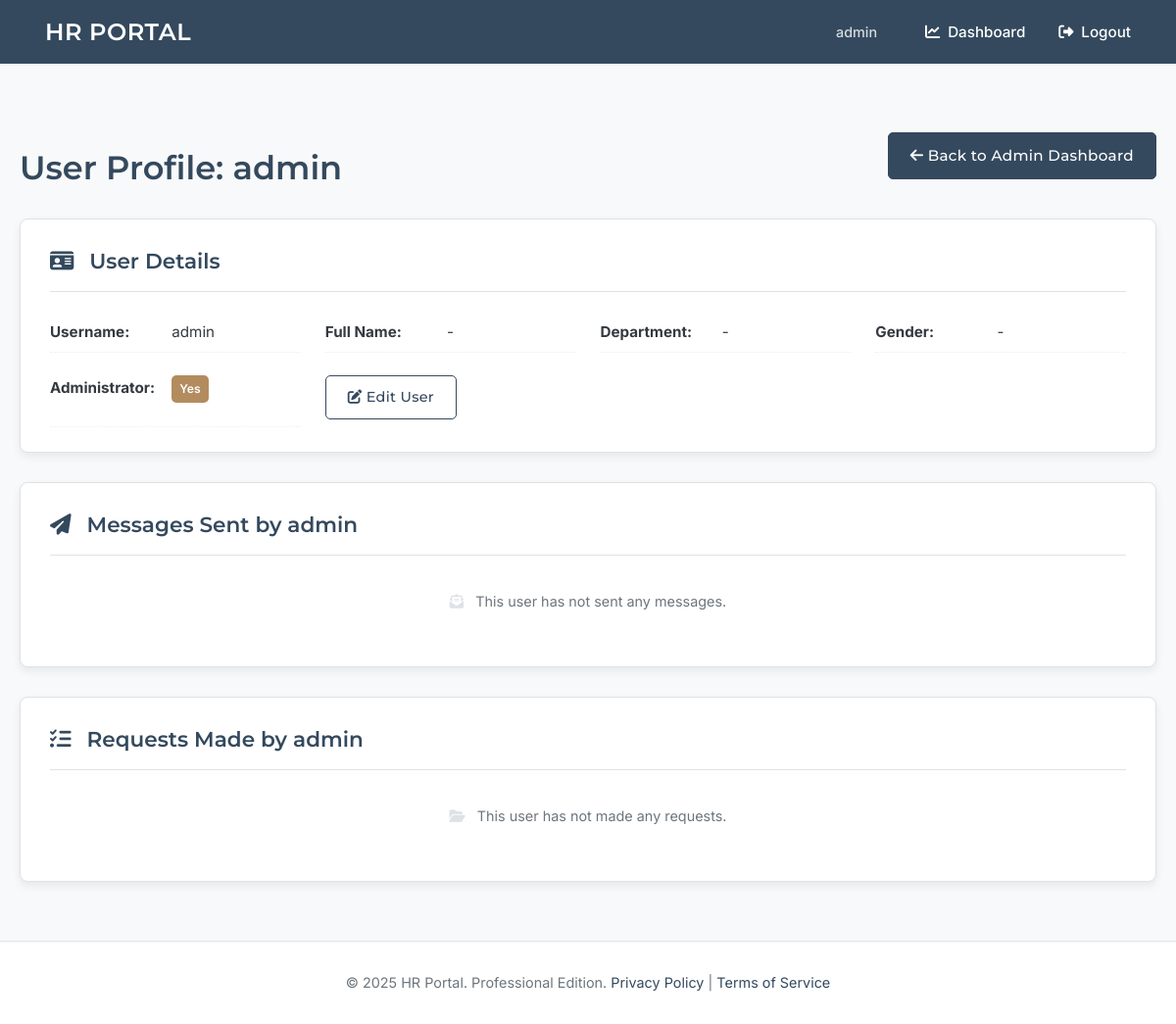
/admin/users/view/2 (signed in), run on an earlier commit of the app's database.
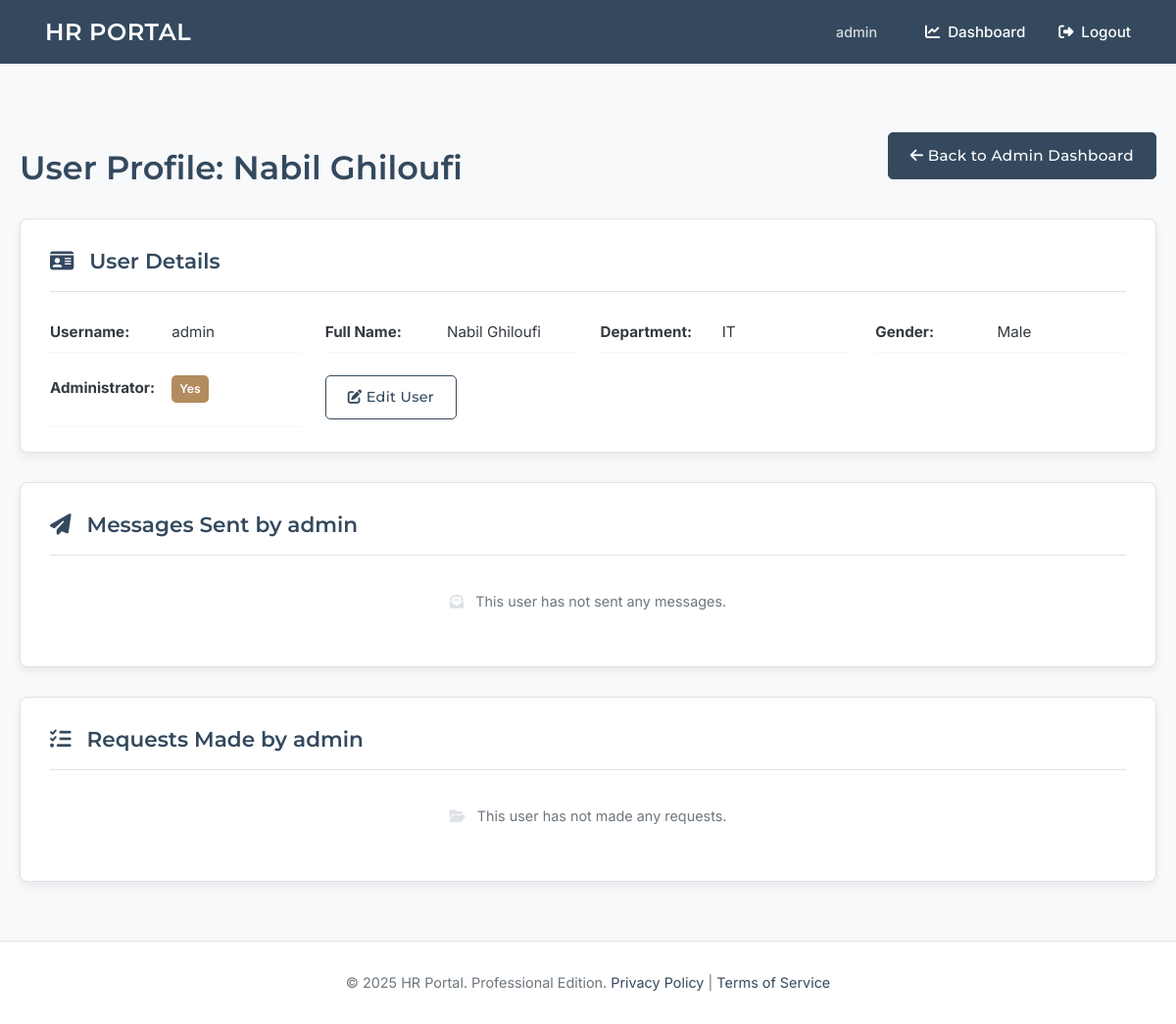
And on a later commit of the database.
### tables this page shows
CREATE TABLE users (
    id INTEGER PRIMARY KEY AUTOINCREMENT,
    username TEXT UNIQUE NOT NULL,
    password_hash TEXT NOT NULL,
    is_admin BOOLEAN NOT NULL DEFAULT 0,
    full_name TEXT,             -- NEW
    gender TEXT,                -- NEW (e.g., 'male', 'female', 'other', 'prefer_not_to_say')
    department TEXT             -- NEW
);

### app.py (the view, shortened to what this page needs)
@app.route('/admin/users/view/<int:user_id>')
@login_required
@admin_required
def admin_view_user_profile(user_id):
    db = get_db(); user = db.execute('SELECT id, username, is_admin, full_name, gender, department FROM users WHERE id = ?', (user_id,)).fetchone()
    if not user: flash('User not found.', 'error'); return redirect(url_for('dashboard'))
    messages_sent_raw = db.execute("SELECT m.id, m.subject, m.body, m.timestamp, m.is_read, (SELECT COUNT(a.id) FROM attachments a WHERE a.message_id = m.id) as attachment_count FROM messages m WHERE m.sender_id = ? ORDER BY m.timestamp DESC", (user_id,)).fetchall()
    messages_sent_processed = []
    requests_made_raw = db.execute("SELECT id, request_type, details, status, submitted_at, admin_notes, payslip_filename, vacation_approval_filename FROM requests WHERE user_id = ? ORDER BY submitted_at DESC", (user_id,)).fetchall()
    requests_made_processed = []
    return render_template('admin_user_profile.html', target_user=user, messages_sent=messages_sent_processed, requests_made=requests_made_processed)

### app.py (called while the page is built)
def get_db():
    if 'db' not in g:
        try:
            os.makedirs(app.instance_path, exist_ok=True)
            os.makedirs(app.config['UPLOAD_FOLDER'], exist_ok=True)
            os.makedirs(app.config['PAYSLIP_UPLOAD_FOLDER'], exist_ok=True)
            os.makedirs(app.config['VACATION_APPROVAL_UPLOAD_FOLDER'], exist_ok=True)
        except OSError as e:
            app.logger.error(f"Error creating instance/upload paths: {e}")
        g.db = sqlite3.connect(app.config['DATABASE'], detect_types=sqlite3.PARSE_DECLTYPES)
        g.db.row_factory = sqlite3.Row
    return g.db

def login_required(view):
    @wraps(view)
    def wrapped_view(**kwargs):
        if getattr(g, 'user', None) is None:
            flash('Please log in to access this page.', 'error'); return redirect(url_for('login', next=request.url))
        return view(**kwargs)
    return wrapped_view

def admin_required(view):
    @wraps(view)
    def wrapped_view(**kwargs):
        current_user = getattr(g, 'user', None)
        if not current_user or not current_user['is_admin']:
            flash('Admin access required for this page.', 'error'); return redirect(url_for('dashboard'))
        return view(**kwargs)
    return wrapped_view

@app.before_request
def load_logged_in_user():
    user_id = session.get('user_id'); g.user = None
    if user_id is not None:
        g.user = get_db().execute('SELECT id, username, is_admin, full_name, gender, department FROM users WHERE id = ?', (user_id,)).fetchone()

@app.context_processor
def inject_now(): return {'now': datetime.utcnow()}

### templates/admin_user_profile.html (shortened to what this page needs)
{% extends 'base.html' %}
{% block content %}
<div class="user-profile-container professional-dashboard">
    <header class="page-header-section" style="display: flex; justify-content: space-between; align-items: center; margin-bottom: 25px;">
        <h1 class="page-title">User Profile: {{ target_user.full_name or target_user.username }}</h1>
        <a href="{{ url_for('dashboard') }}" class="btn btn-sm btn-outline-secondary">
            <i class="fas fa-arrow-left"></i> Back to Admin Dashboard
        </a>
    </header>
    <section class="dashboard-panel user-info-panel">
        <h2 class="panel-title"><i class="fas fa-id-card"></i> User Details</h2>
        <div class="user-details-grid">
            <div><strong>Username:</strong> {{ target_user.username }}</div>
            <div><strong>Full Name:</strong> {{ target_user.full_name or '-' }}</div>
            <div><strong>Department:</strong> {{ target_user.department or '-' }}</div>
            <div><strong>Gender:</strong> {{ target_user.gender or '-' }}</div>
            <div><strong>Administrator:</strong>
                <span class="status-badge {{ 'status-admin' if target_user.is_admin else 'status-user' }}">
                    {{ "Yes" if target_user.is_admin else "No" }}
                </span>
            </div>
            <div>
                <a href="{{ url_for('admin_update_user', user_id=target_user.id) }}" class="btn btn-sm btn-outline-primary">
                    <i class="fas fa-edit"></i> Edit User
                </a>
            </div>
        </div>
    </section>
    <section class="dashboard-panel user-messages-panel">
        <h2 class="panel-title"><i class="fas fa-paper-plane"></i> Messages Sent by {{ target_user.username }}</h2>
        {% if messages_sent %}
            <div class="table-responsive-wrapper">
                <table class="professional-table compact-table">
                    <thead>
                        <tr>
                            <th>Subject</th>
                            <th>Sent</th>
                            <th>Attachments</th>
                            <th>Read by Admin?</th>
                            <th>Actions</th>
                        </tr>
                    </thead>
                    <tbody>
                        {% for msg in messages_sent %}
                        <tr>
                            <td>{{ msg.subject|truncate(50) }}</td>
                            <td>{% if msg.timestamp %}{{ msg.timestamp.strftime('%Y-%m-%d %H:%M') }}{% else %}N/A{% endif %}</td>
                            <td>{{ msg.attachment_count if msg.attachment_count > 0 else '-' }}</td>
                            <td>
                                <span class="status-tag {{ 'status-read' if msg.is_read else 'status-unread' }}">
                                    {{ "Yes" if msg.is_read else "No" }}
                                </span>
                            </td>
                            <td>
                                <a href="{{ url_for('admin_view_messages') }}#message-{{ msg.id }}" class="btn btn-xs btn-outline-info" title="View in Full Message List">
                                    <i class="fas fa-eye"></i> View
                                </a>
                            </td>
                        </tr>
                        {% endfor %}
                    </tbody>
                </table>
            </div>
        {% else %}
            <p class="panel-empty-state-compact"><i class="fas fa-envelope-open-text"></i> This user has not sent any messages.</p>
        {% endif %}
    </section>
    <section class="dashboard-panel user-requests-panel">
        <h2 class="panel-title"><i class="fas fa-tasks"></i> Requests Made by {{ target_user.username }}</h2>
        {% if requests_made %}
            <div class="table-responsive-wrapper">
                <table class="professional-table compact-table">
                    <thead>
                        <tr>
                            <th>Type</th>
                            <th>Details</th>
                            <th>Submitted</th>
                            <th>Status</th>
                            <th>Admin Notes</th>
                            <th>Actions</th>
                        </tr>
                    </thead>
                    <tbody>
                        {% for req in requests_made %}
                        <tr>
                            <td>
                                <i class="fas {% if req.request_type == 'payslip' %}fa-file-invoice-dollar{% elif req.request_type == 'vacation' %}fa-plane-departure{% else %}fa-clipboard-list{% endif %} fa-fw type-icon"></i>
                                {{ req.request_type|capitalize }}
                            </td>
                            <td class="details-column">{{ req.details|truncate(60) }}</td>
                            <td>{% if req.submitted_at %}{{ req.submitted_at.strftime('%Y-%m-%d %H:%M') }}{% else %}N/A{% endif %}</td>
                            <td>
                                <span class="status-tag status-{{ req.status|lower }}">
                                    {{ req.status|capitalize }}
                                </span>
                            </td>
                            <td class="notes-column">{{ req.admin_notes|truncate(50)|escape if req.admin_notes else '-' }}</td>
                            <td>
                                <a href="{{ url_for('admin_view_requests') }}#request-{{ req.id }}" class="btn btn-xs btn-outline-info" title="Manage in Full Request List">
                                    <i class="fas fa-tasks"></i> Manage
                                </a>
                            </td>
                        </tr>
                        {% endfor %}
                    </tbody>
                </table>
            </div>
        {% else %}
            <p class="panel-empty-state-compact"><i class="fas fa-folder-open"></i> This user has not made any requests.</p>
        {% endif %}
    </section>
</div>
{% endblock %}

### templates/base.html (shortened to what this page needs)
<!doctype html>
<html lang="en">
<head>
    <link rel="stylesheet" href="https://cdnjs.cloudflare.com/ajax/libs/font-awesome/6.4.0/css/all.min.css">
    <link rel="stylesheet" href="https://cdn.jsdelivr.net/npm/flatpickr/dist/flatpickr.min.css">
</head>
<body>
    <nav class="navbar">
        <a href="{{ url_for('index') }}" class="site-title">HR PORTAL</a>
        <div class="right">
            {% if g.user %}
                <span>{{ g.user.username }}</span>
                <a href="{{ url_for('dashboard') }}"><i class="fas fa-chart-line fa-fw"></i> Dashboard</a>
                <a href="{{ url_for('logout') }}"><i class="fas fa-sign-out-alt fa-fw"></i> Logout</a>
            {% else %}
                <a href="{{ url_for('login') }}"><i class="fas fa-sign-in-alt fa-fw"></i> Login</a>
                <a href="{{ url_for('register') }}"><i class="fas fa-user-plus fa-fw"></i> Register</a>
            {% endif %}
        </div>
    </nav>
    <main class="container">
        {% block content %}{% endblock %}
    </main>
    <footer>
        © {{ now.year if now else '2024' }} HR Portal. Professional Edition.
        <a href="#">Privacy Policy</a> | <a href="#">Terms of Service</a>
    </footer>
</body>
</html>

### templates/base.html (style rules this page uses)
:root { --primary-color: #34495e; --secondary-color: #b28c5e; --accent-color: #48a9a6; --background-color: #f8f9fa; --card-bg: #ffffff; --text-color-dark: #343a40; --text-color-headings: var(--primary-color); --text-color-light: #6c757d; --border-color: #dee2e6; --border-radius-md: 8px; --border-radius-sm: 5px; --shadow-sm: 0 1px 3px rgba(0, 0, 0, 0.05); --shadow-md: 0 4px 10px rgba(0, 0, 0, 0.07); --font-family-headings: 'Montserrat', sans-serif; --font-family-body: 'Inter', sans-serif; }
*, *::before, *::after { box-sizing: border-box; }
body { font-family: var(--font-family-body); font-weight: 400; margin: 0; background-color: var(--background-color); color: var(--text-color-dark); line-height: 1.65; display: flex; flex-direction: column; min-height: 100vh; }
.navbar { background-color: var(--primary-color); padding: 0 30px; box-shadow: var(--shadow-sm); display: flex; justify-content: space-between; align-items: center; height: 65px; position: sticky; top: 0; z-index: 1000; }
.navbar a, .navbar span { color: #ffffff; padding: 10px 16px; text-decoration: none; font-size: 0.95em; font-weight: 500; transition: background-color 0.2s; display: inline-flex; align-items: center; }
.navbar .site-title { font-family: var(--font-family-headings); font-weight: 600; font-size: 1.5em; letter-spacing: 0.5px; }
.navbar .right { display: flex; align-items: center; }
.navbar .right span { margin-right: 15px; font-size: 0.9em; opacity: 0.8; }
.navbar .right a i { margin-right: 6px; }
.container { width: 100%; margin: 30px auto; padding: 0 20px; flex-grow: 1; }
.page-title { font-family: var(--font-family-headings); font-weight: 600; font-size: 2.1em; color: var(--text-color-headings); margin-bottom: 10px; }
.btn { display: inline-block; background-color: var(--primary-color); color: white; padding: 10px 22px; border: 1px solid var(--primary-color); border-radius: var(--border-radius-sm); text-decoration: none; font-size: 0.95em; font-weight: 500; font-family: var(--font-family-headings); letter-spacing: 0.3px; cursor: pointer; text-align: center; vertical-align: middle; transition: background-color 0.2s, border-color 0.2s, color 0.2s, transform 0.1s; }
.btn-outline-primary { background-color: transparent; color: var(--primary-color); border: 1px solid var(--primary-color); }
footer { text-align: center; padding: 30px 20px; background-color: var(--card-bg); color: var(--text-color-light); margin-top: auto; font-size: 0.9em; border-top: 1px solid var(--border-color); }
footer a { color: var(--primary-color); text-decoration: none; }

### templates/admin_user_profile.html (style rules this page uses)
.page-header-section .page-title { margin-bottom: 0; }
.dashboard-panel { background-color: var(--card-bg); padding: 25px 30px; border-radius: var(--border-radius-md); box-shadow: var(--shadow-md); border: 1px solid var(--border-color); margin-bottom: 30px; }
.panel-title { font-family: var(--font-family-headings); font-weight: 600; font-size: 1.35em; color: var(--text-color-headings); margin-top: 0; margin-bottom: 20px; padding-bottom: 12px; border-bottom: 1px solid var(--border-color); }
.panel-title i { margin-right: 10px; color: var(--primary-color); }
.user-details-grid { display: grid; grid-template-columns: repeat(auto-fit, minmax(250px, 1fr)); gap: 15px 25px; font-size: 0.95em; }
.user-details-grid div { padding: 8px 0; border-bottom: 1px dotted var(--border-color-light, #eee); }
.user-details-grid div:last-child { border-bottom: none; }
.user-details-grid strong { color: var(--text-color-dark); min-width: 120px; display: inline-block; }
.status-badge { padding: 4px 8px; border-radius: var(--border-radius-sm); font-size: 0.8em; font-weight: 600; color: white; display: inline-block; }
.status-admin { background-color: var(--secondary-color); }
.panel-empty-state-compact { text-align: center; padding: 15px 0; color: var(--text-color-light); font-size: 0.9em; }
.panel-empty-state-compact i { margin-right: 8px; color: var(--border-color); }

What changed in the data, as far as the page shows it:
changed users "admin": full_name "admin" → "Nabil Ghiloufi"; full_name (not shown) → "Nabil Ghiloufi"; department (not shown) → "IT"; gender (not shown) → "Male"
Also different on the page:
{{ target_user.full_name or '-' }}: "-" → (not shown)
{{ target_user.department or '-' }}: "-" → (not shown)
{{ target_user.gender or '-' }}: "-" → (not shown)
